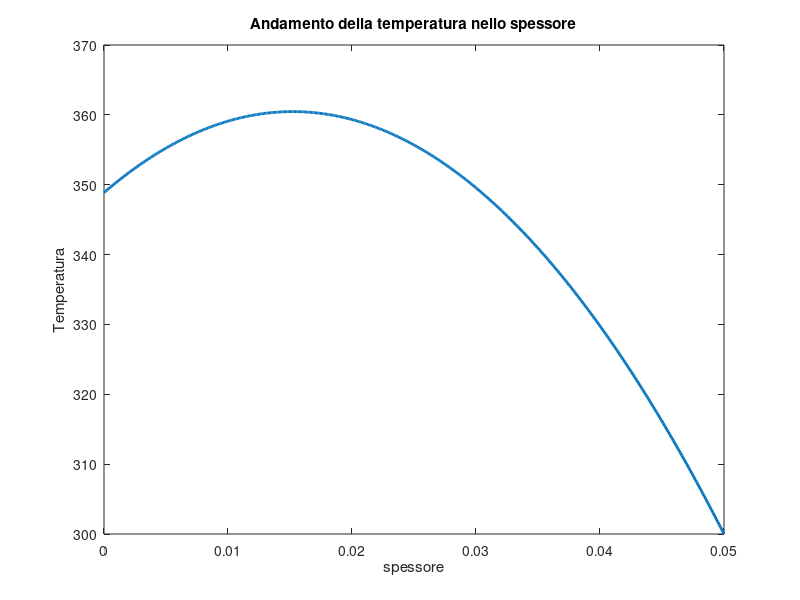

The MATLAB script that drew this image:
% Esercitazione 4, esercizio 4
% Simone Canevarolo
% S269893
% 10/11/2023

clear all
close all
clc

%%

ll = 0.05; % m lunghezza
kk = 5; % W/m*K conducibilità termica
qv = 5e5; % W/m^3 generazione volumetrica
T0 = 300; % K temperatura imposta sulla facciata B

Tf = 273; % K temperatura
hf = 100; % W/(m^2*K) coefficiente di scambio termico

dx = 1e-4; % m passo
xx = (0:dx:ll)'; % vettore lunghezza
NN = length(xx); % scalare

%%

sub_diag = ones(NN,1);
main_diag = -2*ones(NN,1);
sup_diag = sub_diag;

Band = [[sub_diag(2:end);0],main_diag,[0;sup_diag(1:end-1)]];

AA = spdiags(Band,-1:1,NN,NN);

bb = -qv*(dx^2)/kk*ones(NN,1);

%%

% Robin

AA(1,1) = -1-hf*dx/kk;
AA(1,2) = 1;
bb(1) = -hf*dx*Tf/kk;

% Dirichlet

AA(end,end-1) = 0;
AA(end,end) = 1;
bb(end) = T0;

TT = AA\bb;

Tmax = max(TT)

%%

figure(1)
plot(xx,TT,'linewidth',2)
title('Andamento della temperatura nello spessore')
xlabel('spessore')
ylabel('Temperatura')
